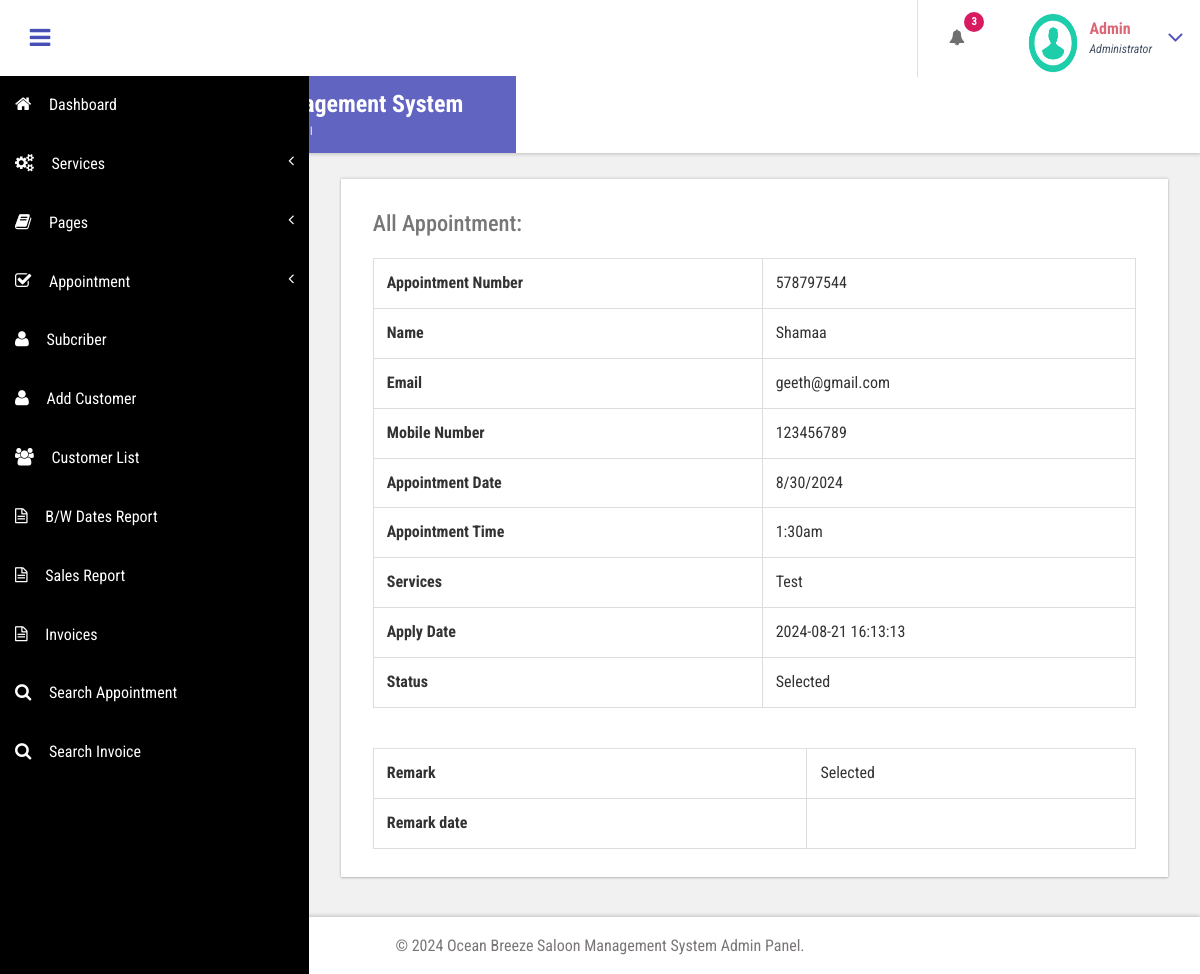
The page /admin/edit-appointment.php?editid=4 (signed in) on the database its author committed.
### tables this page shows
CREATE TABLE `tblappointment` (
  `ID` int(10) NOT NULL,
  `AptNumber` varchar(80) DEFAULT NULL,
  `Name` varchar(120) DEFAULT NULL,
  `Email` varchar(120) DEFAULT NULL,
  `PhoneNumber` bigint(11) DEFAULT NULL,
  `AptDate` varchar(120) DEFAULT NULL,
  `AptTime` varchar(120) DEFAULT NULL,
  `Services` varchar(120) DEFAULT NULL,
  `ApplyDate` timestamp NULL DEFAULT current_timestamp(),
  `Remark` varchar(250) NOT NULL,
  `Status` varchar(50) NOT NULL,
  `RemarkDate` timestamp NOT NULL DEFAULT '0000-00-00 00:00:00' ON UPDATE current_timestamp()
);

### admin/edit-appointment.php (the view, shortened to what this page needs)
<?php
include('includes/dbconnection.php');
if (strlen($_SESSION['bpmsaid']==0)) {
  header('location:logout.php');
  } else{
  ?>
<!DOCTYPE HTML>
<html>
<head>
<link href="css/bootstrap.css" rel='stylesheet' type='text/css' />
<link href="css/style.css" rel='stylesheet' type='text/css' />
<link href="css/font-awesome.css" rel="stylesheet">
<link href="css/animate.css" rel="stylesheet" type="text/css" media="all">
<link href="css/custom.css" rel="stylesheet">
</head>
<body class="cbp-spmenu-push">
	<div class="main-content">
		 <?php include_once('includes/sidebar.php');?>
		 <?php include_once('includes/header.php');?>
		<div id="page-wrapper">
			<div class="main-page">
				<div class="tables">
					<h3 class="title1">All Appointment</h3>
					<div class="table-responsive bs-example widget-shadow">
						<h4>All Appointment:</h4>
						<?php
$cid=$_GET['editid'];
$ret=mysqli_query($con,"select * from tblappointment where ID='$cid'");
while ($row=mysqli_fetch_array($ret)) {
?>
						<table class="table table-bordered">
							<tr>
    <th>Appointment Number</th>
    <td><?php  echo $row['AptNumber'];?></td>
  </tr>
  <tr>
<th>Name</th>
    <td><?php  echo $row['Name'];?></td>
  </tr>
<tr>
    <th>Email</th>
    <td><?php  echo $row['Email'];?></td>
  </tr>
   <tr>
    <th>Mobile Number</th>
    <td><?php  echo $row['PhoneNumber'];?></td>
  </tr>
   <tr>
    <th>Appointment Date</th>
    <td><?php  echo $row['AptDate'];?></td>
  </tr>
<tr>
    <th>Appointment Time</th>
    <td><?php  echo $row['AptTime'];?></td>
  </tr>
  <tr>
    <th>Services</th>
    <td><?php  echo $row['Services'];?></td>
  </tr>
  <tr>
    <th>Apply Date</th>
    <td><?php  echo $row['ApplyDate'];?></td>
  </tr>
<tr>
    <th>Status</th>
    <td> <?php
if($row['Status']=="1")
{
  echo "Selected";
}
     ;?></td>
  </tr>
						</table>
							<?php if($row['Remark']==""){ ?>
<form name="submit" method="post" enctype="multipart/form-data">
<tr>
    <th>Remark :</th>
    <td>
    <textarea name="remark" placeholder="" rows="12" cols="14" class="form-control wd-450" required="true"></textarea></td>
   </tr>
  <tr>
    <th>Status :</th>
    <td>
   <select name="status" class="form-control wd-450" required="true" >
     <option value="1" selected="true">Selected</option>
     <option value="2">Rejected</option>
   </select></td>
  </tr>
  <tr align="center">
    <td colspan="2"><button type="submit" name="submit" class="btn btn-az-primary pd-x-20">Submit</button></td>
  </tr>
  </form>
<?php } else { ?>
						<table class="table table-bordered">
							<tr>
    <th>Remark</th>
    <td><?php echo $row['Remark']; ?></td>
  </tr>
<tr>
<th>Remark date</th>
<td><?php echo $row['Remarkdate']; ?>  </td></tr>
						</table>
						<?php } ?>
						<?php } ?>
					</div>
				</div>
			</div>
		</div>
		 <?php include_once('includes/footer.php');?>
	</div>
</body>
</html>
<?php }  ?>

### admin/includes/header.php (shortened to what this page needs)
<div class="sticky-header header-section ">
      <div class="header-left">
        <button id="showLeftPush"><i class="fa fa-bars"></i></button>
        <div class="logo">
          <a href="index.html">
            <h1>Ocean Breeze Saloon Management System</h1>
            <span>AdminPanel</span>
          </a>
        </div>
      </div>
      <div class="header-right">
        <div class="profile_details_left">
          <ul class="nofitications-dropdown">
            <?php
$ret1=mysqli_query($con,"select ID,Name from  tblappointment where Status=''");
$num=mysqli_num_rows($ret1);
?>
            <li class="dropdown head-dpdn">
              <a href="#" class="dropdown-toggle" data-toggle="dropdown" aria-expanded="false"><i class="fa fa-bell"></i><span class="badge blue"><?php echo $num;?></span></a>
            </li>
          </ul>
          <div class="clearfix"> </div>
        </div>
        <div class="profile_details">
        <?php
$adid=$_SESSION['bpmsaid'];
$ret=mysqli_query($con,"select AdminName from tbladmin where ID='$adid'");
$row=mysqli_fetch_array($ret);
$name=$row['AdminName'];
?>
          <ul>
            <li class="dropdown profile_details_drop">
              <a href="#" class="dropdown-toggle" data-toggle="dropdown" aria-expanded="false">
                <div class="profile_img">
                  <span class="prfil-img"><img src="images/download (1).png" alt="" width="50" height="60"> </span>
                  <div class="user-name">
                    <p><?php echo $name; ?></p>
                    <span>Administrator</span>
                  </div>
                  <i class="fa fa-angle-down lnr"></i>
                  <div class="clearfix"></div>
                </div>
              </a>
            </li>
          </ul>
        </div>
      </div>
      <div class="clearfix"> </div>
    </div>

### admin/css/style.css (style rules this page uses)
h4, h5, h6, h1, h2, h3 { margin: 0; }
ul, ol { margin: 0; }
p { margin: 0; }
html, body { font-family: 'Roboto Condensed', sans-serif; font-size: 100%; overflow-x: hidden; background: #fff; }
body a { transition: 0.5s all ease; -webkit-transition: 0.5s all ease; -moz-transition: 0.5s all ease; -o-transition: 0.5s all ease; -ms-transition: 0.5s all ease; text-decoration:none; }
h1,h2,h3,h4,h5,h6 { margin:0; }
p { margin:0; }
ul,label { margin:0; padding:0; }
.main-content { position: relative; }
.sticky-header { position: fixed; top: 0; left:0px; width: 100%; z-index: 100; }
.header-section { background:#FFF; box-shadow: 1px 1px 4px rgba(0, 0, 0, 0.21); -webkit-box-shadow: 1px 1px 4px rgba(0, 0, 0, 0.21); -moz-box-shadow: 1px 1px 4px rgba(0, 0, 0, 0.21); -o-box-shadow: 1px 1px 4px rgba(0, 0, 0, 0.21); }
.header-section::after { clear: both; display: block; content: ''; }
.header-left { float: left; width: 45%; }
.header-right { float: right; }
button#showLeftPush { font-size: 1.5em; width: 80px; padding: 0.87em 0; text-align: center; cursor: pointer; float: left; color: #6F6F6F; -moz-transition: all 0.2s ease-out 0s; -webkit-transition: all 0.2s ease-out 0s; transition: all 0.2s ease-out 0s; border: none; background-color: #fff; outline:none; }
.cbp-spmenu-push { overflow-x: hidden; position: relative; }
.cbp-spmenu, .cbp-spmenu-push { -webkit-transition: all 0.3s ease; -moz-transition: all 0.3s ease; transition: all 0.3s ease; }
.cbp-spmenu-push div#page-wrapper { margin: 0 0 0 19.3em; transition:.5s all; -webkit-transition:.5s all; -moz-transition:.5s all; }
.fa { display: inline-block; font-family: FontAwesome; font-style: normal; font-weight: normal; line-height: 1; -webkit-font-smoothing: antialiased; -moz-osx-font-smoothing: grayscale; }
.logo { background: #6164C1; text-align: center; float: left; }
.logo a { padding: 0.9em 3.3em .7em; display: block; text-decoration: none; }
.logo a h1 { color: #fff; font-size: 1.5em; line-height: 1.2em; font-weight: 700; }
.logo a span { color: #F8F8F8; font-size: .7em; text-align: center; letter-spacing: 7px; }
.profile_details_left { float: left; }
li.dropdown.head-dpdn { display: inline-block; padding: 1.7em 0; border-left: 1px solid #E0E0E0; float: left; }
li.dropdown.head-dpdn a.dropdown-toggle { padding: 1.7em 2em; }
i.fa.fa-bell { color:#6F6F6F; }
.header-right span.badge { font-size: 11px; font-weight: bold; color: #FFF; background: #8BC34A; line-height: 15px; width: 20px; height: 20px; border-radius: 2em; -webkit-border-radius: 2em; -moz-border-radius: 2em; -o-border-radius: 2em; text-align: center; display: inline-block; position: absolute; top: 16%; padding: 2px 0 0; }
.header-right span.blue { background-color:#D81B60; }
.profile_details { float: right; }
.profile_details_drop a.dropdown-toggle { display:block; padding: 0.8em 3em 0 2em; }
.profile_img span.prfil-img { float:left; }
.user-name { float:left; margin-top:8px; margin-left:11px; height:35px; }
.profile_details ul li { list-style-type:none; position:relative; }
.profile_details li a i.fa.lnr { position: absolute; top: 34%; right: 8%; color: #4F52BA; font-size: 1.6em; }
.user-name p { font-size:1em; color:#DD6777; line-height:1em; font-weight:700; }
.user-name span { font-size: .75em; font-style: italic; color: #424f63; font-weight: normal; margin-top: .3em; }
.widget-shadow { background-color: #fff; box-shadow: 0 -1px 3px rgba(0,0,0,.12),0 1px 2px rgba(0,0,0,.24); -webkit-box-shadow: 0 -1px 3px rgba(0,0,0,.12),0 1px 2px rgba(0,0,0,.24); -moz-box-shadow: 0 -1px 3px rgba(0,0,0,.12),0 1px 2px rgba(0,0,0,.24); }
h3.title1 { font-size: 2em; color: #e94e02; margin-bottom: 0.8em; }
.table > thead > tr > th, .table > tbody > tr > th, .table > tfoot > tr > th, .table > thead > tr > td, .table > tbody > tr > td, .table > tfoot > tr > td { border-top: none; }
.tables h4 { font-size: 1.4em; margin-bottom: 1em; color: #777777; }
.tables .panel-body ,.tables .bs-example { padding: 2em 2em 0.5em; }
.tables .table > thead > tr > th, .tables .table > tbody > tr > th, .tables .table > tfoot > tr > th, .tables .table > thead > tr > td, .tables .table > tbody > tr > td, .tables .table > tfoot > tr > td { padding: 13px; border-top: 1px solid #E0E0E0; }
.bs-example { margin-top: 2em; }

### admin/css/custom.css (style rules this page uses)
#page-wrapper { padding:7em 2em 2.5em; background-color: #F1F1F1; }

### rows shown on the page
tblappointment: AptNumber "578797544", Name "Shamaa", Email "geeth@gmail.com", PhoneNumber "123456789", AptDate "8/30/2024", AptTime "1:30am", Services "Test", ApplyDate "2024-08-21 16:13:13", Status "Selected", Remark "Selected"

### other values the page prints
$num "3"
$name "Admin"
